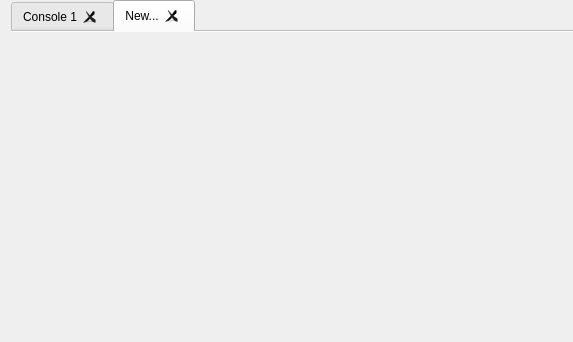
<?xml version="1.0" encoding="UTF-8"?>
<ui version="4.0">
 <class>TabbedConsolePage</class>
 <widget class="QWidget" name="TabbedConsolePage">
  <property name="geometry">
   <rect>
    <x>0</x>
    <y>0</y>
    <width>573</width>
    <height>342</height>
   </rect>
  </property>
  <property name="windowTitle">
   <string>Form</string>
  </property>
  <property name="styleSheet">
   <string notr="true">#OverviewPage { color: #ffffff; }</string>
  </property>
  <layout class="QHBoxLayout" name="horizontalLayout" stretch="1">
   <property name="spacing">
    <number>0</number>
   </property>
   <property name="topMargin">
    <number>0</number>
   </property>
   <property name="rightMargin">
    <number>0</number>
   </property>
   <property name="bottomMargin">
    <number>0</number>
   </property>
   <item>
    <layout class="QVBoxLayout" name="verticalLayout_3">
     <item>
      <widget class="QTabWidget" name="tabWidget">
       <property name="styleSheet">
        <string notr="true"/>
       </property>
       <property name="tabShape">
        <enum>QTabWidget::Rounded</enum>
       </property>
       <property name="currentIndex">
        <number>1</number>
       </property>
       <property name="documentMode">
        <bool>true</bool>
       </property>
       <property name="tabsClosable">
        <bool>true</bool>
       </property>
       <widget class="QWidget" name="consoleTab">
        <attribute name="title">
         <string>Console 1</string>
        </attribute>
       </widget>
       <widget class="QWidget" name="newConsoleTab">
        <attribute name="title">
         <string>New...</string>
        </attribute>
       </widget>
      </widget>
     </item>
    </layout>
   </item>
  </layout>
 </widget>
 <resources/>
 <connections/>
</ui>
